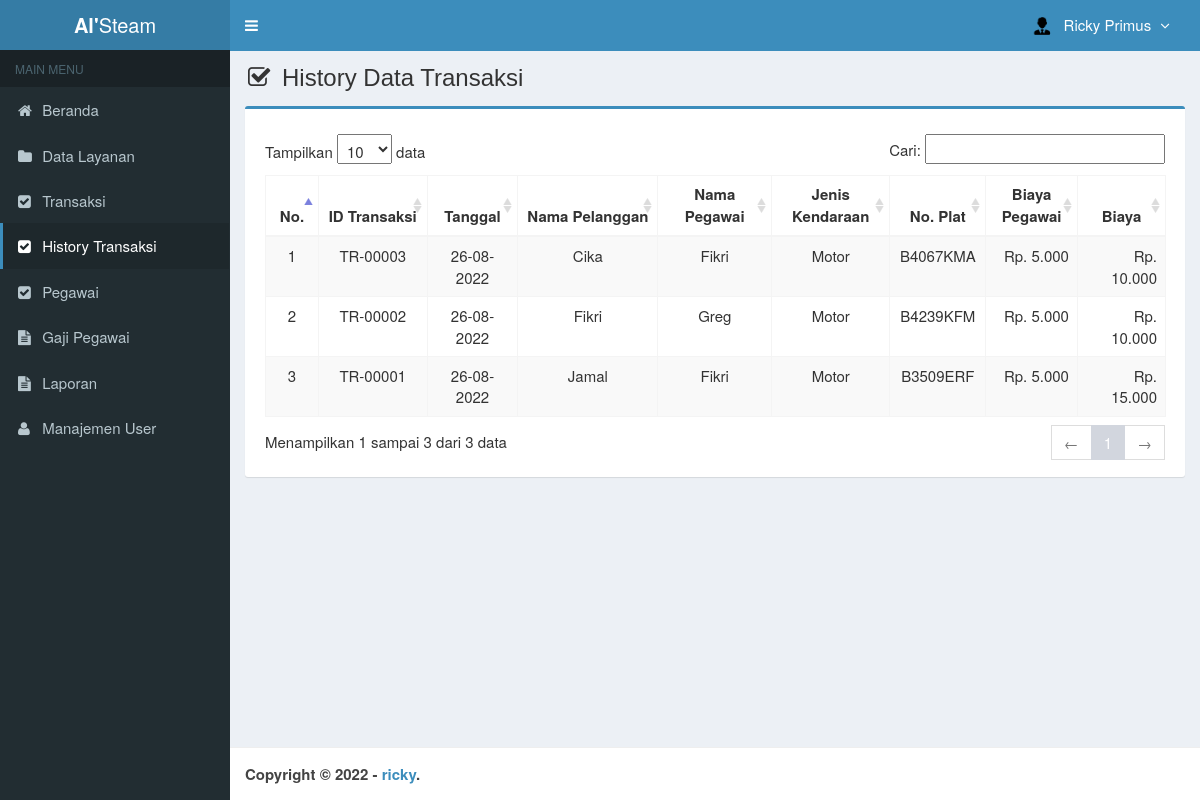
Page /main.php?module=history (signed in) on the committed database.
### tables this page shows
CREATE TABLE `is_history` (
  `id_history` varchar(9) NOT NULL,
  `tanggal` date NOT NULL,
  `nama_pelanggan` varchar(30) NOT NULL,
  `nama_pegawai` varchar(30) NOT NULL,
  `jenis_kendaraan` varchar(6) NOT NULL,
  `no_plat_kendaraan` varchar(8) NOT NULL,
  `biaya_pegawai` int(7) NOT NULL,
  `harga` int(8) NOT NULL
);

### config/fungsi_rupiah.php (called while the page is built, shortened)
<?php
function format_rupiah($angka){
  $rupiah=number_format($angka,0,',','.');
  return $rupiah;
}
?>

### modules/history/view.php (the view)
<section class="content-header">
  <h1>
    <i class="fa fa-check-square-o icon-title"></i> History Data Transaksi
  </h1>
</section>
<section class="content">
  <div class="row">
    <div class="col-md-12">
      <div class="box box-primary">
        <div class="box-body">
          <table id="dataTables1" class="table table-bordered table-striped table-hover">
            <thead>
              <tr>
                <th class="center">No.</th>
                <th class="center">ID Transaksi</th>
                <th class="center">Tanggal</th>
                <th class="center">Nama Pelanggan</th>
                <th class="center">Nama Pegawai</th>
                <th class="center">Jenis Kendaraan</th>
                <th class="center">No. Plat</th>
                <th class="center">Biaya Pegawai</th>
                <th class="center">Biaya</th>
              </tr>
            </thead>
            <tbody>
            <?php
            $no = 1;
            $query= mysqli_query($mysqli, "SELECT * FROM is_history
                                            ORDER BY id_history DESC")
                                            or die('Ada kesalahan pada query tampil Transaksi: '.mysqli_error($mysqli));
            while ($data = mysqli_fetch_assoc($query)) {
              $t_transaksi       = $data['tanggal'];
              $exp               = explode('-',$t_transaksi);
              $tanggal_transaksi = $exp[2]."-".$exp[1]."-".$exp[0];
              echo "<tr>
                      <td width='40' class='center'>$no</td>
                      <td width='100' class='center'>$data[id_history]</td>
                      <td width='80' class='center'>$tanggal_transaksi</td>
                      <td width='140' class='center'>$data[nama_pelanggan]</td>
                      <td width='110' class='center'>$data[nama_pegawai]</td>
                      <td width='110' class='center'>$data[jenis_kendaraan]</td>
                      <td width='80' class='center'>$data[no_plat_kendaraan]</td>
                      <td width='80' align='right'>Rp. ".format_rupiah($data['biaya_pegawai'])."</td>
                      <td width='80' align='right'>Rp. ".format_rupiah($data['harga'])."</td>
                    </tr>";
              $no++;
            }
            ?>
            </tbody>
          </table>
        </div>
      </div>
    </div>
  </div>
</section><!-- /.content

### assets/css/style.css (style rules this page uses)
.content-header { padding: 15px 18px 0; position: relative; }
.center { text-align:center; }
.icon-title { margin-right: 5px; }
body { background-color: #fff; color: #333; font-size: 15px; line-height: 1.42857; }

### rows in the picture
is_history: id_history "TR-00003", tanggal "26-08-2022", nama_pelanggan "Cika", nama_pegawai "Fikri", jenis_kendaraan "Motor", no_plat_kendaraan "B4067KMA", biaya_pegawai "5.000", harga "10.000"
is_history: id_history "TR-00002", tanggal "26-08-2022", nama_pelanggan "Fikri", nama_pegawai "Greg", jenis_kendaraan "Motor", no_plat_kendaraan "B4239KFM", biaya_pegawai "5.000", harga "10.000"
is_history: id_history "TR-00001", tanggal "26-08-2022", nama_pelanggan "Jamal", nama_pegawai "Fikri", jenis_kendaraan "Motor", no_plat_kendaraan "B3509ERF", biaya_pegawai "5.000", harga "15.000"

### other values in the picture
$_SESSION['nama_user'] "Ricky Primus"
